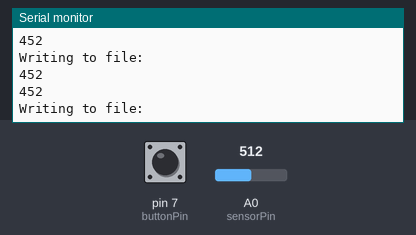
Bench run of a sketch on a simulated Arduino Uno, built with avr-gcc and run on an emulated ATmega328P. On the bench: the last lines printed to the serial monitor. The test bench sets the inputs (shaded band); at power-on: A0 (sensorPin) = 512, pin 7 (buttonPin) LOW. Storage starts empty.

Above: at 5.7 s.
5.8 s: A0 (sensorPin) set to 177
At 6.4 s:
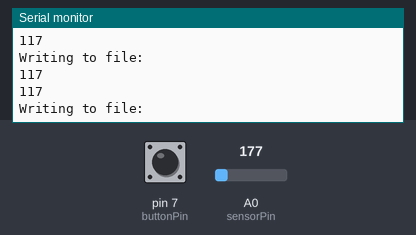
7.3 s: A0 (sensorPin) set to 148
At 8.4 s:
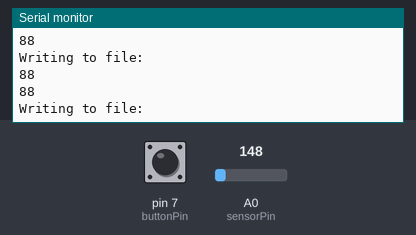
8.8 s: A0 (sensorPin) set to 75
At 9.6 s:
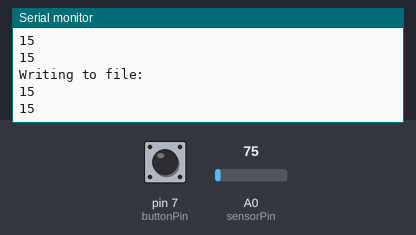
11.8 s: A0 (sensorPin) set to 66
At 12.7 s:
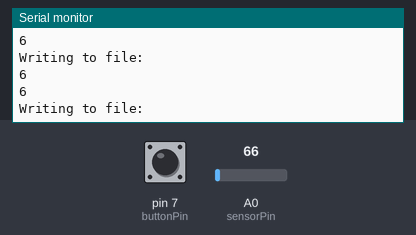
Timing chart, 0 to 14.8 s (numbered marks = the images above; inputs shaded):
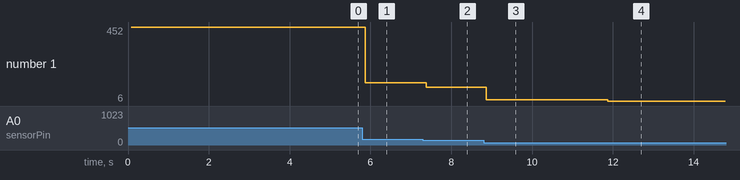

Measured:
- the behaviour switches between 70 and 69 on A0 (sensorPin) (found by bisection; images 3 and 4)
- after the input at 5.8 s, the serial monitor: prints a new line after 0.07 s (image 1)
- after the input at 7.3 s, the serial monitor: prints a new line after 0.08 s (image 2)
- after the input at 8.8 s, the serial monitor: prints a new line after 0.07 s (image 3)
- after the input at 11.8 s, the serial monitor: prints a new line after 0.07 s (image 4)
- plotted number 1: 452 → 117 after the input at 5.8 s, 117 → 88 after the input at 7.3 s, 88 → 15 after the input at 8.8 s, 15 → 6 after the input at 11.8 s

The sketch:

Microphone_Code.ino
```cpp
const int sensorPin = A0;
const int buttonPin = 7;
int buttonState = 0;
int sensorValue = 0;
int TU = 63;
int TD = 57;
bool state=true;
#include <SD.h>
#include <SPI.h>

int CS_PIN = 4;

File file;

void setup() {
  Serial.begin(9600);
  pinMode(sensorPin, INPUT);
  initializeSD();
  createFile("Values2.csv");
  pinMode(buttonPin, INPUT);
}

void loop() {
  sensorValue = analogRead(sensorPin);
//  Serial.println(sensorValue);
  if (sensorValue > TU || sensorValue < TD){
    if(sensorValue-60!=0){
    Serial.println(sensorValue-60);
    String value = String(sensorValue-60);
    char copy[50];
    value.toCharArray(copy,50);
    writeToFile(copy);
    }
  }
  else{
    Serial.println(0);
  }

 buttonState = digitalRead(buttonPin);
 if (buttonState == HIGH) {
  closeFile();
  Serial.write("Finished Storing Data");
  exit(0);
 }
}

void initializeSD()
{
  Serial.println("Initializing SD card...");
  pinMode(CS_PIN, OUTPUT);

  if (SD.begin())
  {
    Serial.println("SD card is ready to use.");
  } else
  {
    Serial.println("SD card initialization failed");
    return;
  }
}
int createFile(char filename[])
{
  file = SD.open(filename, FILE_WRITE);

  if (file)
  {
    Serial.println("File created successfully.");
    return 1;
  } else
  {
    Serial.println("Error while creating file.");
    return 0;
  }
}

int writeToFile(char text[])
{
  if (file)
  {
    file.println(text);
    Serial.println("Writing to file: ");
    Serial.println(text);
    return 1;
  } else
  {
    Serial.println("Couldn't write to file");
    return 0;
  }
}

void closeFile()
{
  if (file)
  {
    file.close();
    Serial.println("File closed");
  }
}
```
